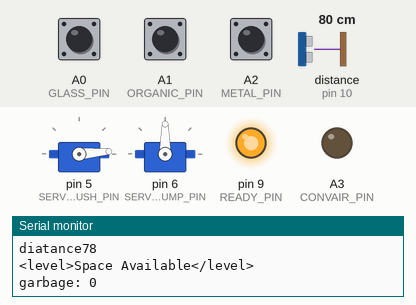
A sketch run on a simulated Arduino Uno, built with avr-gcc and run on an emulated ATmega328P. Parts: 2 × servo, output pins drawn as LEDs (lit = HIGH), the last lines printed to the serial monitor. Wiring (inferred from the names in the program): ultrasonic range finder: trigger pin 11; echo pin 10. The inputs (shaded band) are chosen by the test bench; at power-on: distance to the obstacle (sensor on pin 10) 80 cm, A0 (GLASS_PIN) HIGH, A1 (ORGANIC_PIN) HIGH, A2 (METAL_PIN) HIGH. The echo pulse lasts 58.3 µs per cm; pins used as bus, display or sensor lines are not drawn.

Above: at 3.2 s.
3.3 s: distance to the obstacle (sensor on pin 10) set to 2 cm
5.5 s: A0 (GLASS_PIN) pulled LOW for 3.2 s
At 9.4 s:
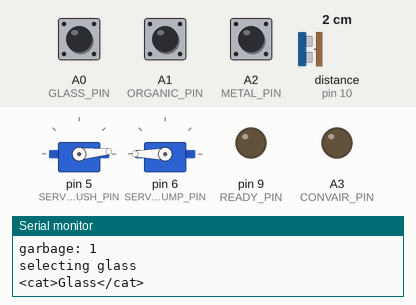
At 10.9 s:
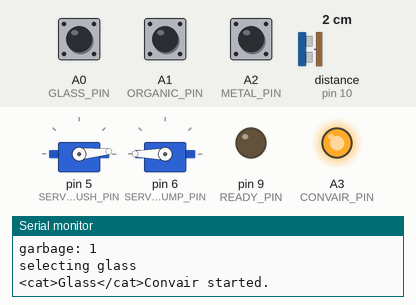
Timing chart, 0 to 23.5 s (numbered marks = the images above; inputs shaded):
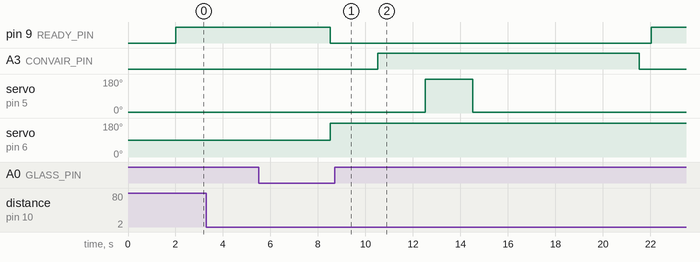

The sketch:

Smart_Waste_Sorting_System.ino
```cpp
#define GLASS_PIN A0
#define ORGANIC_PIN A1
#define METAL_PIN A2
#define CONVAIR_PIN A3
#define SERVO_PUSH_PIN 5
#define SERVO_DUMP_PIN 6
#define READY_PIN 9
#define READY_GND_PIN 8
#define echoPin1 10
#define trigPin1 11
#include <Servo.h>
Servo servoPush;
Servo servoDump;
Servo servoBin;
void setUpGpio() {
  pinMode(GLASS_PIN, INPUT_PULLUP);
  pinMode(ORGANIC_PIN, INPUT_PULLUP);
  pinMode(METAL_PIN, INPUT_PULLUP);
  pinMode(CONVAIR_PIN, OUTPUT);
  pinMode(READY_PIN, OUTPUT);
  pinMode(READY_GND_PIN, OUTPUT);
  servoPush.attach(SERVO_PUSH_PIN);
  servoBin.attach(SERVO_DUMP_PIN);
  pinMode(trigPin1, OUTPUT);
  pinMode(echoPin1, INPUT);
}
float getDistance1() {
  long duration = 0;
  float distance = 0;
  digitalWrite(trigPin1, LOW);
  delayMicroseconds(2);
  digitalWrite(trigPin1, HIGH);
  delayMicroseconds(10);
  digitalWrite(trigPin1, LOW);
  duration = pulseIn(echoPin1, HIGH);
  distance = duration * 0.034 / 2;
  return distance;
}
void selectBinOrganic() {
  servoBin.write(90);
}
void selectBinMetal() {
  servoBin.write(0);
}
void selectBinGlass() {
  servoBin.write(180);
}
void pushGlass() {
  servoPush.write(180);
}
void initGlass() {
  servoPush.write(5);
}
void moveConvair() {
  digitalWrite(CONVAIR_PIN, HIGH);
}
void stopConvair() {
  digitalWrite(CONVAIR_PIN, LOW);
}
uint8_t scan() {
  uint8_t state = 0;
  if (digitalRead(GLASS_PIN) == 0) {
    Serial.println("Object detected wait..");
    delay(3000);
  }
  if (digitalRead(GLASS_PIN) == 0) {
    state |= 0x1;
  }
  if (digitalRead(ORGANIC_PIN) == 0) {
    state |= 0x2;
  }
  if (digitalRead(METAL_PIN) == 0) {
    state |= 0x4;
  }
  return state;
}
void setup() {
  Serial.begin(115200);
  setUpGpio();
  initGlass();
  Serial.println("init glass");
  delay(2000);
  selectBinOrganic();
  Serial.println("bin orgainc init");
  Serial.println("ready");
}
void loop() {
  int diatance = getDistance1();
  Serial.print("diatance");
  Serial.println(diatance);
  if (diatance < 9) {
    Serial.print("<level>Full!");
    Serial.println("</level>");
  }
  if (diatance >= 9) {
    Serial.print("<level>Space Available");
    Serial.println("</level>");
  }
  digitalWrite(READY_PIN, HIGH);
  uint8_t garbage = scan();
  Serial.print("garbage: ");
  Serial.println(garbage);
  if (garbage & 0x01) {
    digitalWrite(READY_PIN, LOW);
    if (garbage & 0x02) {
      Serial.println("metal..");
      selectBinMetal();
      Serial.println("selecting metal");
      Serial.print("<cat>");
      Serial.print("Metal");
      Serial.print("</cat>");
    } else if (garbage & 0x04) {
      selectBinOrganic();
      Serial.println("selecting orgainc");
      Serial.print("<cat>");
      Serial.print("Organic");
      Serial.print("</cat>");
    } else if (garbage & 0x01) {
      selectBinGlass();
      Serial.println("selecting glass");
      Serial.print("<cat>");
      Serial.print("Glass");
      Serial.print("</cat>");
    }
    delay(2000);
    moveConvair();
    Serial.println("Convair started.");
    delay(2000);
    pushGlass();
    Serial.println("Pushing glass.");
    delay(2000);
    initGlass();
    delay(2000);
    Serial.println("glass init done.");
    delay(5000);
    stopConvair();
  }
  delay(500);
}
```

Measured:
- after the input at 5.5 s, pin 9 (READY_PIN): HIGH → LOW after 3.0 s, → HIGH 13.5 s later; A3 (CONVAIR_PIN): LOW → HIGH after 5.0 s, → LOW 11.0 s later; servo on pin 5 (SERVO_PUSH_PIN): 5° → 180° after 7.0 s, → 5° 2.0 s later; servo on pin 6 (SERVO_DUMP_PIN): 90° → 180° after 3.0 s
